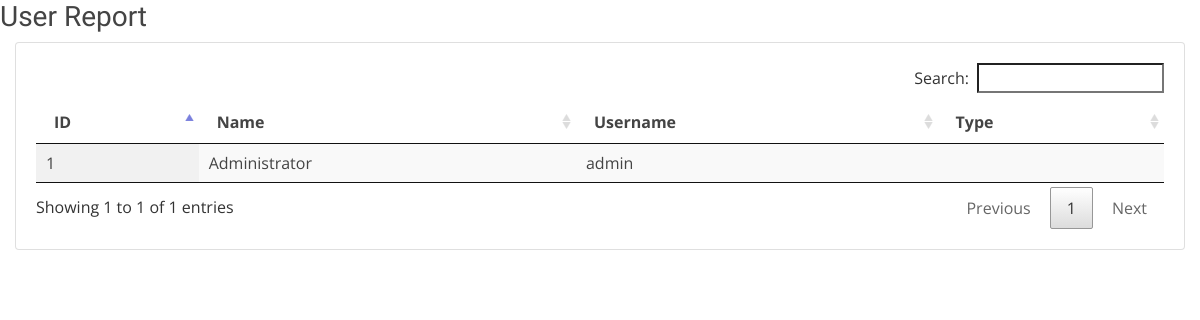
The page /admin/user_report.php on the database its author committed.
### tables this page shows
CREATE TABLE `users` (
  `id` int(30) NOT NULL,
  `doctor_id` int(30) NOT NULL,
  `name` varchar(200) NOT NULL,
  `address` text NOT NULL,
  `contact` text NOT NULL,
  `username` varchar(100) NOT NULL,
  `password` varchar(200) NOT NULL,
  `type` tinyint(1) NOT NULL DEFAULT 2 COMMENT '1=admin , 2 = staff'
);

### admin/user_report.php (the view, shortened to what this page needs)
<?php
include('header.php');
include('db_connect.php');
?>
<html>
  <body>
    <div class="main-panel">
        <div class="content-wrapper">
        <h3>User Report</h3>
        <div class="col-lg-12 grid-margin stretch-card">
            <div class="card">
                <div class="card-body">
                    <table id="example" class="display" style="width:100%">
                      <thead>
                        <tr>
                          <th>ID</th>
                          <th>Name</th>
                          <th>Username</th>
                          <th>Type</th>
                        </tr>
                      </thead>
    <?php
        $sql="select * from users";
        $query=mysqli_query($conn,$sql);
        while($row=mysqli_fetch_row($query))
        {
            echo "<tr>";
            echo "<td>$row[0]</td>";
            echo "<td>$row[2]</td>";
            echo "<td>$row[5]</td>";
            echo "<td>$row[8]</td>";
            echo "</tr>";
        }
    ?>
    </div>
        </div>
      </div>
    </div>
</body>
</html>

### admin/assets/css/style.css (style rules this page uses)
body { font-family: "Open Sans", sans-serif; color: #444444; width: 100%; height: calc(100%); }
h1, h2, h3, h4, h5, h6 { font-family: "Raleway", sans-serif; }

### rows shown on the page
users: id "1", name "Administrator", username "admin"
